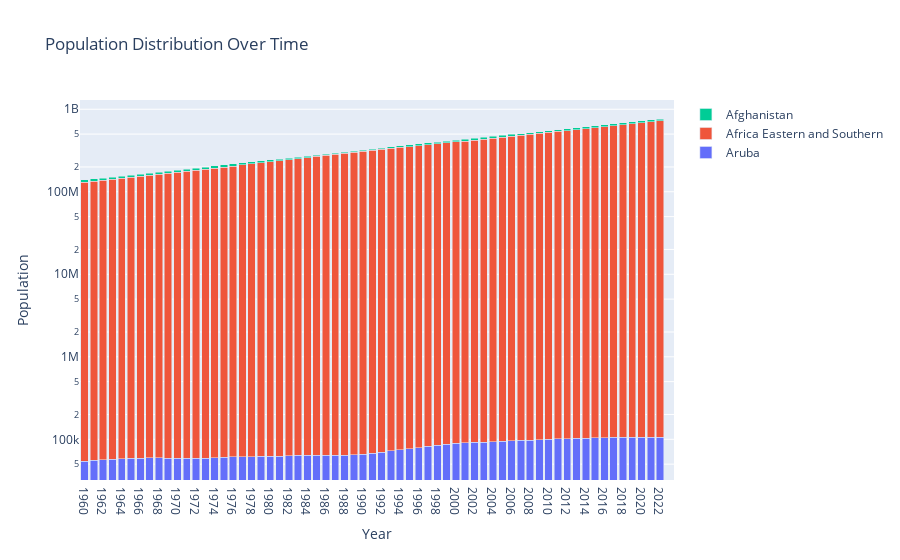
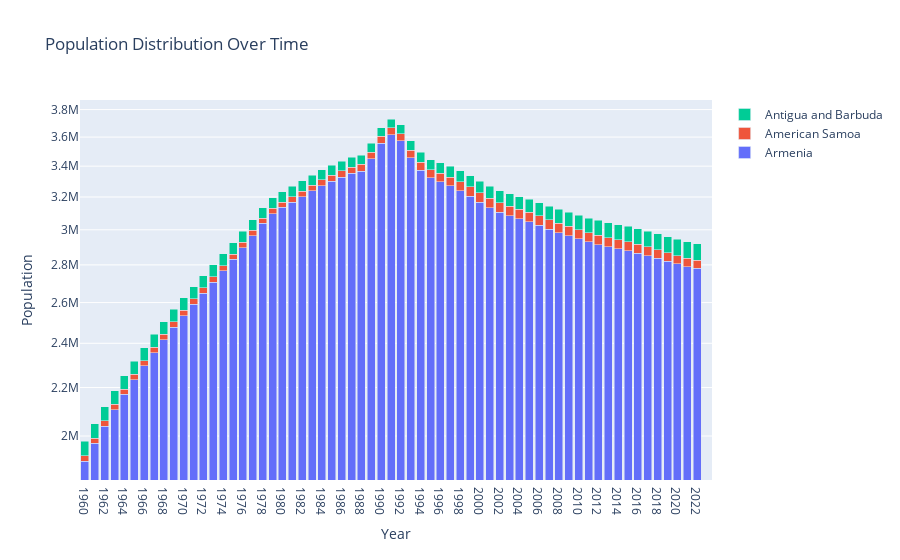
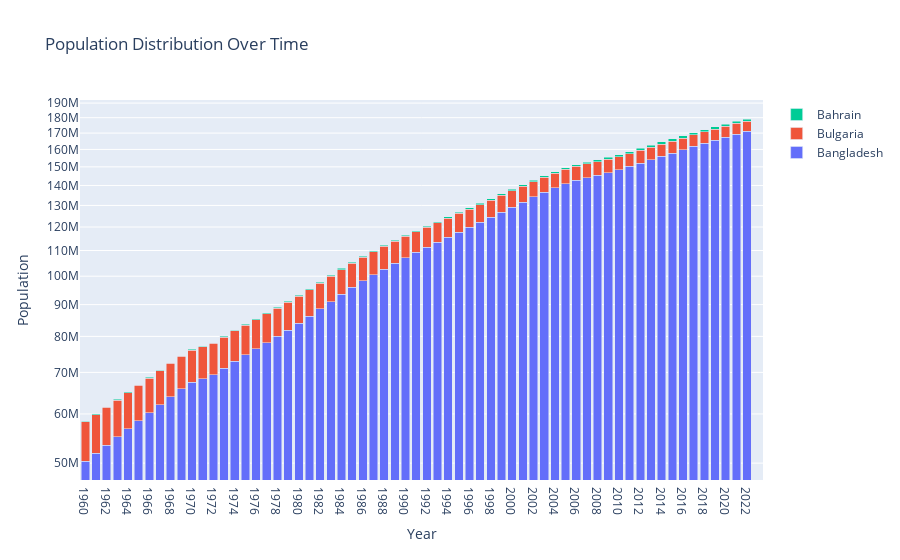
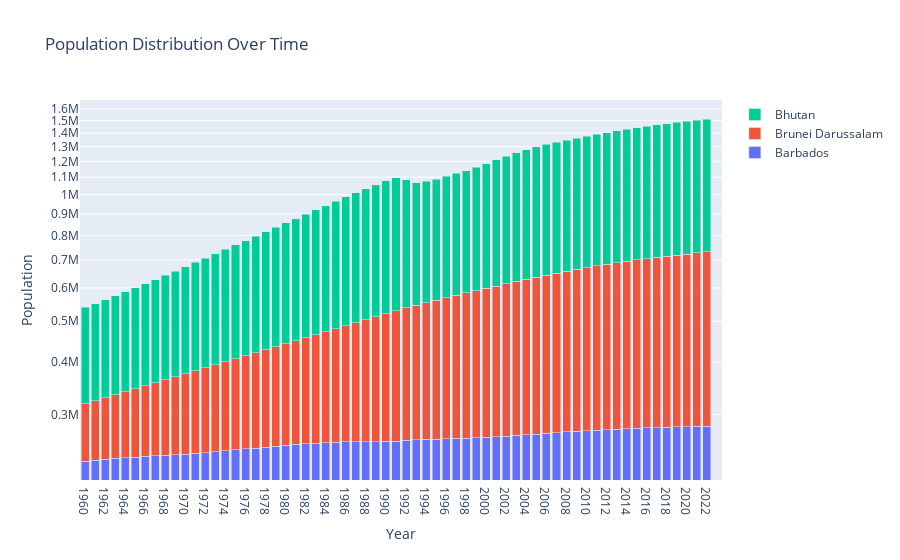

Notebook source saved alongside these figures, in order:
### Markdown cell above
# Bar Chart

### Code cell
countries = df['Country Name'].unique()
chunks = [countries[i:i + 3] for i in range(0, len(countries), 10)]
for chunk in chunks:
    traces = []
    for country in chunk:
        country_data = df[df['Country Name'] == country]
        population_data = country_data.iloc[:, 4:].values.tolist()[0]  
        trace = go.Bar(x=continuous_columns, y=population_data, name=country)
        traces.append(trace)
    layout = go.Layout(title='Population Distribution Over Time',
                       xaxis=dict(title='Year'),
                       yaxis=dict(title='Population',type='log'),
                       barmode='stack')  
    fig = go.Figure(data=traces, layout=layout)
    fig.show()
